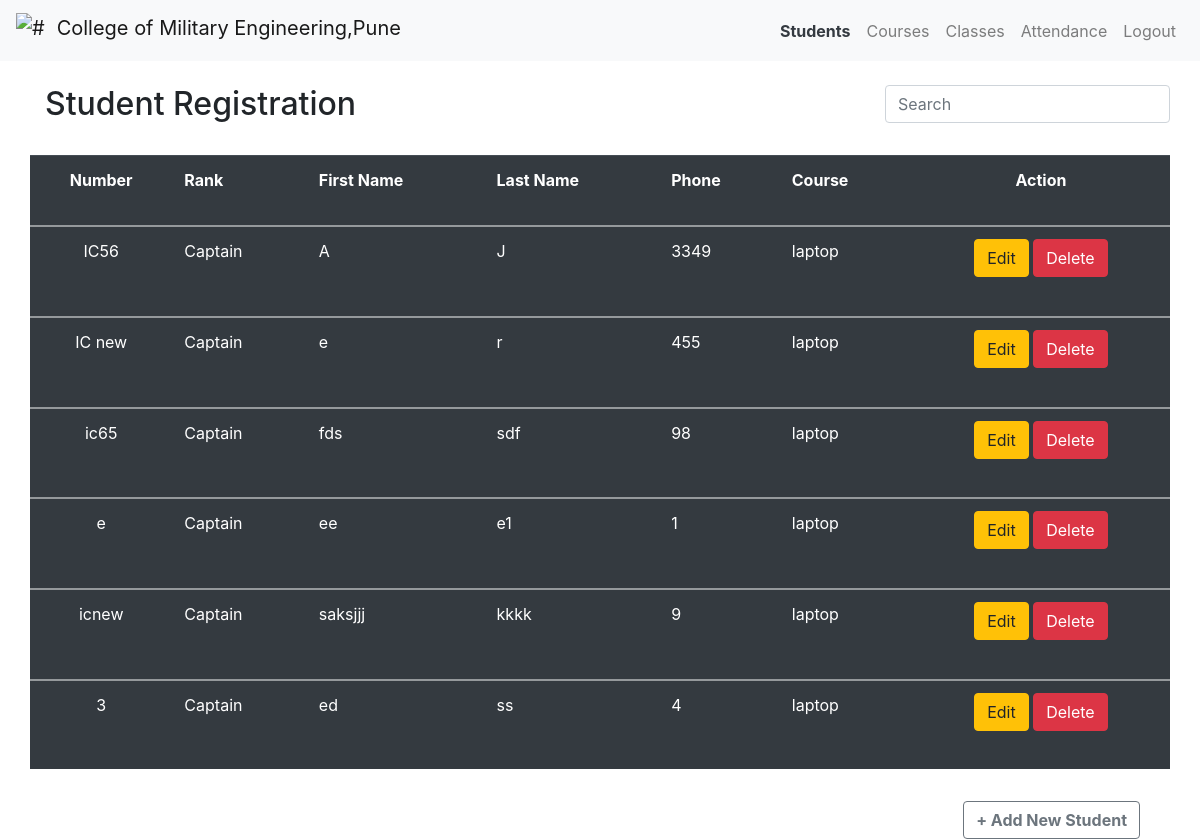
Page /index/ (signed in) on the earlier database version.
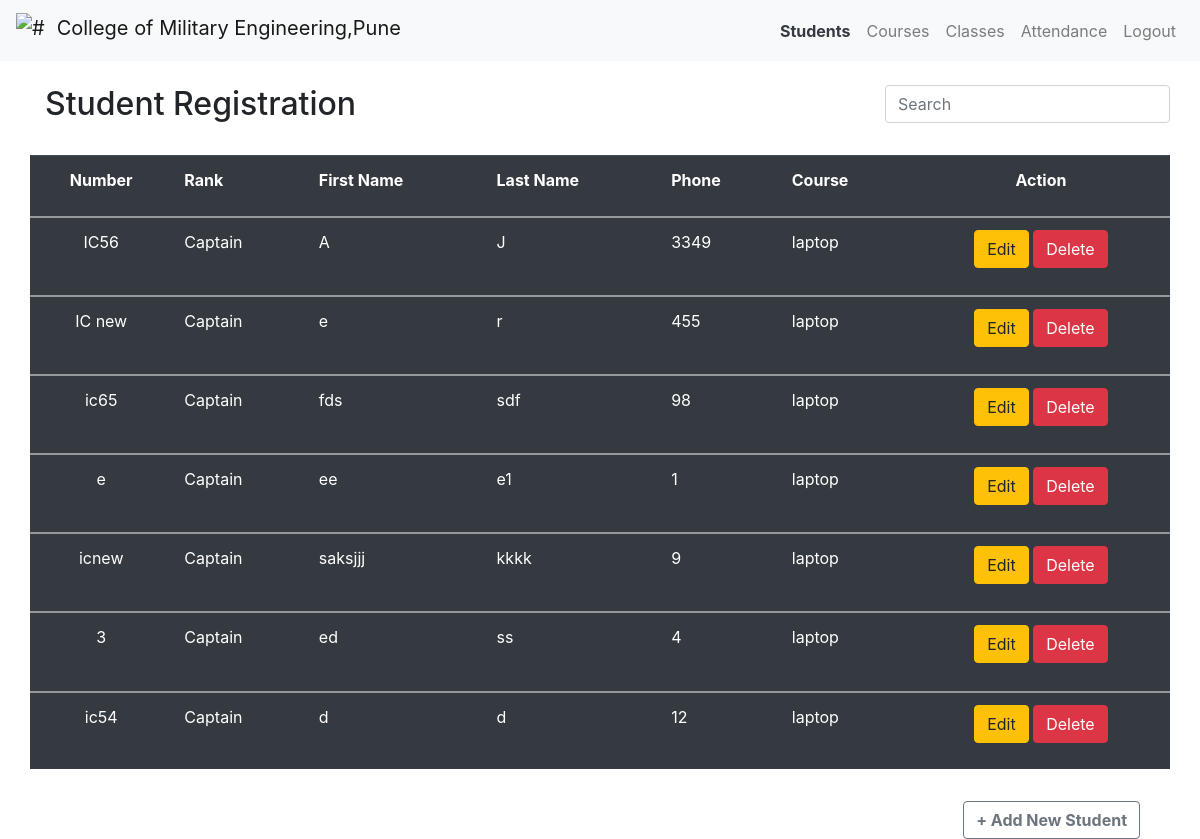
Same page on the later database version.
### app.py (models this page shows)
class Students(db.Model):
    roll_no=db.Column(db.String(200),primary_key=True)
    rank=db.Column(db.String(200),nullable=False)
    first_name=db.Column(db.String(200),nullable=False)
    last_name=db.Column(db.String(200),nullable=False)
    phone=db.Column(db.Integer(),nullable=False)
    attendance_id=db.relationship('Attendance_sys',backref='stud_attend')
    course_sel=db.Column(db.Integer,db.ForeignKey('course.course_id'))

class Course(db.Model):
    course_id=db.Column(db.Integer,primary_key=True)
    course_name=db.Column(db.String(200),unique=True,nullable=False)
    courses=db.relationship('Students',backref='courses',cascade = "all,delete, delete-orphan")
    course_class=db.relationship('Classes',backref='course_class',cascade = "all,delete, delete-orphan")

### app.py (the view)
@app.route('/index/', methods =["GET", "POST"])
@login_required
def index():
    course=Course.query.all()
    students=db.session.query(Students,Course).join(Course).all()
    return render_template('index_new.html',students=students,course=course)

### app.py (called while the page is built)
@login.user_loader
def load_user(id):
    return Users.query.get(id)

### templates/index_new.html (shortened to what this page needs)
{% extends 'base.html'%}
{%block body%}
    <nav class="navbar navbar-expand-md bg-light navbar-light">
      <a class="navbar-brand" href="#">
         <img src="{{ url_for('static',filename='cme.jpg') }}" width="35" height="35" class="d-inline-block align-top" alt="#">
        College of Military Engineering,Pune
      </a>
      <ul class="navbar-nav ml-auto">
         <li class="nav-item">
             <a class="nav-link font-weight-bold text-dark" href="{{url_for('index')}}">
               Students
             </a>
         </li>
         <li class="nav-item">
            <a class="nav-link" href="{{url_for('course_reg')}}">
              Courses
            </a>
        </li>
         <li class="nav-item">
            <a class="nav-link" href="{{url_for('class_reg')}}">
              Classes
            </a>
        </li>
         <li class="nav-item">
             <a class="nav-link" href="{{url_for('attendance_records')}}">
               Attendance
             </a>
         </li>
        <li class="nav-item">
         <a class="nav-link" href="{{url_for('logout')}}">
           Logout
         </a>
     </li>
     </ul>
    </nav>
    <div class="container mt-4">
        <div class="row">
            <div class="col-md-4"><h2>Student Registration</h2></div>
            <input type="text" id="filter" class="form-control col-md-3 ml-auto" placeholder="Search">
        </div>
        <div class="row mt-4" style="overflow: auto;height: 630px;">
            <table class="table table-hover table-dark" id="table1" style="border-collapse: collapse;">
                <tr>
                    <th class="text-center" style="position: sticky;top: 0;">Number</th>
                    <th style="position: sticky;top: 0;">Rank</th>
                    <th style="position: sticky;top: 0;">First Name</th>
                    <th style="position: sticky;top: 0;">Last Name</th>
                    <th style="position: sticky;top: 0;">Phone</th>
                    <th style="position: sticky;top: 0;">Course</th>
                    <th class="text-center" style="position: sticky;top: 0;">Action</th>
                </tr>
                {% for row,row2 in students %}
               <tbody class="searchable">
                <tr>
                    <td class="text-center">{{row.roll_no}}</td>
                    <td>{{row.rank}}</td>
                    <td>{{row.first_name}}</td>
                    <td>{{row.last_name}}</td>
                    <td>{{row.phone}}</td>
                    <td>{{row2.course_name}}</td>
                    <td class="text-center">
                        <a href="/update/{{row.roll_no}}" class="btn btn-warning btn-xs" data-toggle="modal" data-target="#modaledit{{row.roll_no}}">Edit</a>
                        <a href="/delete/{{row.roll_no}}" class="btn btn-danger btn-xs" onclick="return confirm('Are You Sure To Delete ?')">Delete</a>
                    </td>
                </tr>
               </tbody>
                {% endfor %}
            </table>
        </div>
         <div class="col-md-12 mt-3">
            <button class="btn btn-outline-secondary btn-md float-right font-weight-bold" data-toggle="modal" data-target="#mymodal">+ Add New Student</button>
         </div>
    </div>
{%endblock%}

### templates/base.html (shortened to what this page needs)
<!DOCTYPE html>
<html lang="en">
<head>
    <link rel="stylesheet" href="/static/bootstrap.min.css">
</head>
<body>
    {%block body%} {%endblock%}
</body>
</html>

Differences in the rows shown:
added Students: roll_no "ic54", rank "Captain", first_name "d", last_name "d", phone "12", course_name "laptop"
